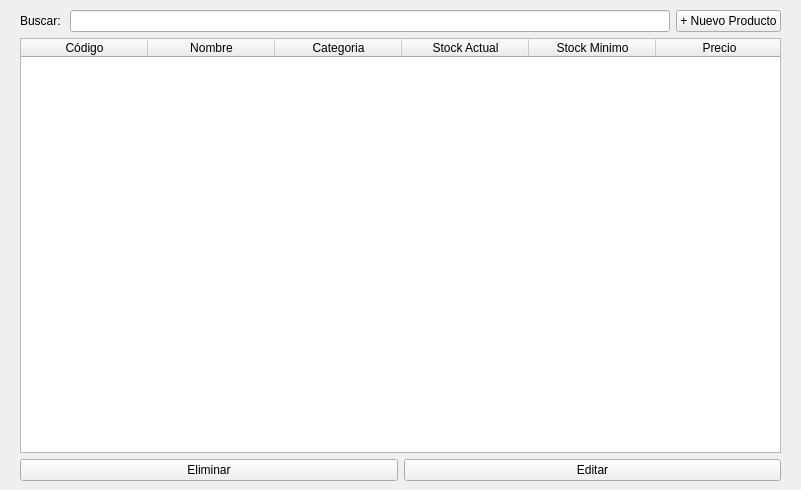
<?xml version="1.0" encoding="UTF-8"?>
<ui version="4.0">
 <class>Form</class>
 <widget class="QWidget" name="Form">
  <property name="geometry">
   <rect>
    <x>0</x>
    <y>0</y>
    <width>801</width>
    <height>490</height>
   </rect>
  </property>
  <property name="windowTitle">
   <string>Productos</string>
  </property>
  <widget class="QWidget" name="layoutWidget">
   <property name="geometry">
    <rect>
     <x>20</x>
     <y>10</y>
     <width>761</width>
     <height>471</height>
    </rect>
   </property>
   <layout class="QVBoxLayout" name="verticalLayout">
    <item>
     <layout class="QHBoxLayout" name="horizontalLayout">
      <item>
       <widget class="QLabel" name="label">
        <property name="text">
         <string>Buscar: </string>
        </property>
       </widget>
      </item>
      <item>
       <widget class="QLineEdit" name="txtBuscar"/>
      </item>
      <item>
       <widget class="QPushButton" name="btnNuevo">
        <property name="text">
         <string>+ Nuevo Producto</string>
        </property>
       </widget>
      </item>
     </layout>
    </item>
    <item>
     <widget class="QTableWidget" name="tblProductos">
      <property name="layoutDirection">
       <enum>Qt::LeftToRight</enum>
      </property>
      <property name="autoFillBackground">
       <bool>false</bool>
      </property>
      <property name="verticalScrollBarPolicy">
       <enum>Qt::ScrollBarAlwaysOff</enum>
      </property>
      <property name="horizontalScrollBarPolicy">
       <enum>Qt::ScrollBarAlwaysOff</enum>
      </property>
      <property name="sizeAdjustPolicy">
       <enum>QAbstractScrollArea::AdjustIgnored</enum>
      </property>
      <property name="columnCount">
       <number>6</number>
      </property>
      <attribute name="horizontalHeaderVisible">
       <bool>true</bool>
      </attribute>
      <attribute name="horizontalHeaderDefaultSectionSize">
       <number>127</number>
      </attribute>
      <attribute name="horizontalHeaderHighlightSections">
       <bool>true</bool>
      </attribute>
      <column>
       <property name="text">
        <string>Código</string>
       </property>
       <property name="font">
        <font>
         <kerning>false</kerning>
        </font>
       </property>
      </column>
      <column>
       <property name="text">
        <string>Nombre</string>
       </property>
      </column>
      <column>
       <property name="text">
        <string>Categoria</string>
       </property>
      </column>
      <column>
       <property name="text">
        <string>Stock Actual</string>
       </property>
      </column>
      <column>
       <property name="text">
        <string>Stock Minimo</string>
       </property>
      </column>
      <column>
       <property name="text">
        <string>Precio</string>
       </property>
      </column>
     </widget>
    </item>
    <item>
     <layout class="QHBoxLayout" name="horizontalLayout_2">
      <item>
       <widget class="QPushButton" name="btnEliminar">
        <property name="text">
         <string>Eliminar</string>
        </property>
       </widget>
      </item>
      <item>
       <widget class="QPushButton" name="btnEditar">
        <property name="text">
         <string>Editar</string>
        </property>
       </widget>
      </item>
     </layout>
    </item>
   </layout>
  </widget>
 </widget>
 <resources/>
 <connections/>
</ui>
